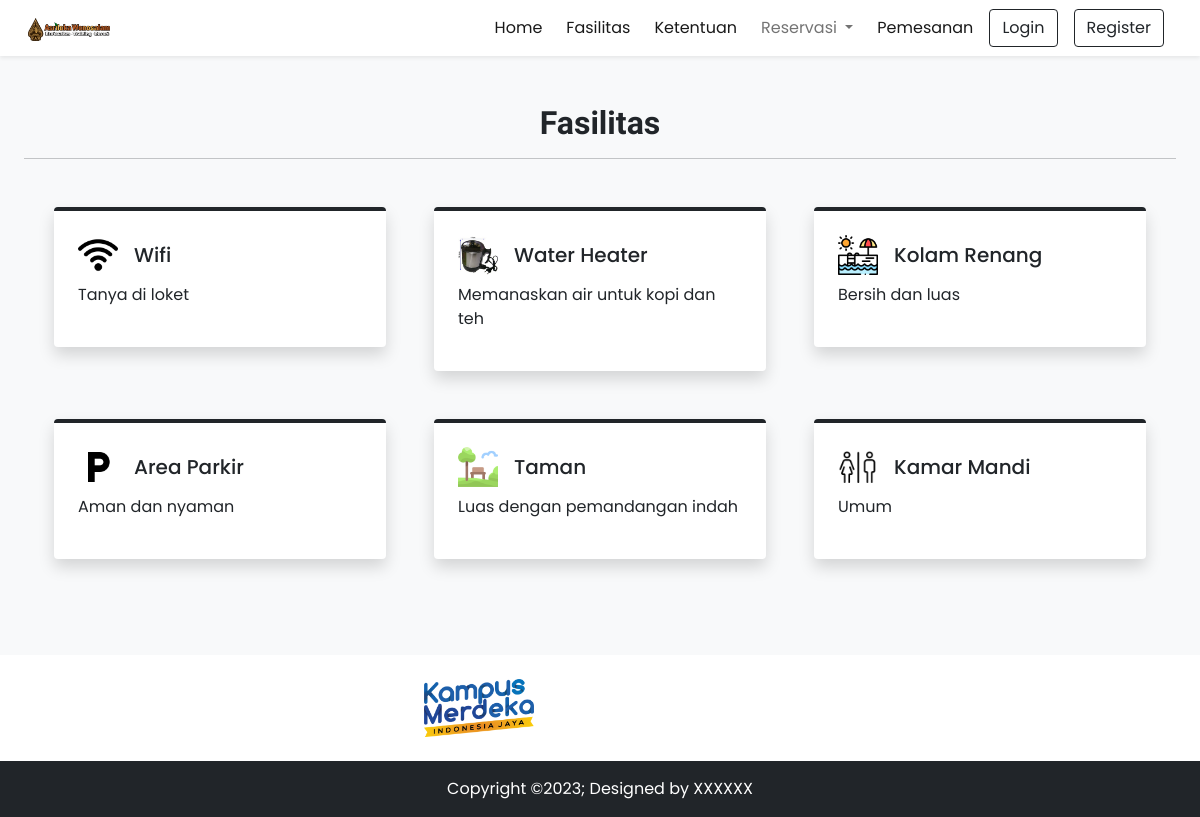
Page /fasilitas.php on the committed database.
### tables this page shows
CREATE TABLE `facility` (
  `id` int(11) NOT NULL,
  `picture` varchar(191) NOT NULL,
  `name` varchar(191) NOT NULL,
  `description` varchar(191) NOT NULL,
  `isGeneral` tinyint(1) NOT NULL DEFAULT 1
);

### app/core/Database.php (called while the page is built, shortened)
<?php
class Database
{
    private $host = DB_HOST;
    private $user = DB_USER;
    private $pass = DB_PASS;
    private $db_name = DB_NAME;
    private $dbh;
    private $stmt;
    public function __construct()
    {
        $dsn = 'mysql:host=' . $this->host . ';dbname=' . $this->db_name;
        $option = [
            PDO::ATTR_PERSISTENT => true,
            PDO::ATTR_ERRMODE => PDO::ERRMODE_EXCEPTION
        ];
        try {
            $this->dbh = new PDO($dsn, $this->user, $this->pass, $option);
        } catch (PDOException $e) {
            die($e->getMessage());
        }
    }
    public function query($query)
    {
        $this->stmt = $this->dbh->prepare($query);
    }
    public function bind($param, $value, $type = null)
    {
        if (is_null($type)) {
            switch (true) {
                case is_int($value):
                    $type = PDO::PARAM_INT;
                    break;
            }
        }
        $this->stmt->bindValue($param, $value, $type);
    }
    public function execute()
    {
        $this->stmt->execute();
    }
    public function resultSet()
    {
        $this->execute();
        return $this->stmt->fetchAll(PDO::FETCH_ASSOC);
    }
}

### app/model/Facility.php (called while the page is built, shortened)
<?php
class Facility
{
    private $db;
    public function __construct()
    {
        $this->db = new Database;
    }
    public function getFacilityByPublicity($isGeneral)
    {
        $q = 'SELECT * FROM facility WHERE isGeneral = ?';
        $this->db->query($q);
        $this->db->bind(1, $isGeneral);
        $res = $this->db->resultSet();
        return $res;
    }
}

### fasilitas.php (the view, shortened to what this page needs)
<!DOCTYPE html>
<html lang="en">
<head>
    <?php require('inc/links.php'); ?>
</head>
<body class="bg-light">
    <?php require('inc/header.php');
    $facility = new Facility();
    $facilties = $facility->getFacilityByPublicity(1);
    ?>
    <div class="my-5 px-4">
        <h2 class="fw-bold h-font text-center">Fasilitas</h2>
        <hr>
    </div>
    <div class="container">
        <div class="row">
            <?php foreach ($facilties as $r): ?>
                <div class='col-lg-4 col-md-6 mb-5 px-4'>
                    <div class='bg-white rounded shadow p-4 border-top border-4 border-dark pop'>
                        <div class='d-flex align-items-center mb-2'>
                            <img src='assets/images/facility/<?= $r['picture'] ?>' alt='<?= $r['name'] ?>' height='40px'>
                            <h5 class='m-0 ms-3'>
                                <?= $r['name'] ?>
                            </h5>
                        </div>
                        <p>
                            <?= $r['description'] ?>
                        </p>
                    </div>
                </div>
            <?php endforeach; ?>
        </div>
    </div>
    <?php require('inc/footer.php'); ?>
</body>
</html>

### inc/links.php (shortened to what this page needs)
<link href="https://cdn.jsdelivr.net/npm/bootstrap@5.0.2/dist/css/bootstrap.min.css" rel="stylesheet">
<link rel="stylesheet" href="https://cdn.jsdelivr.net/npm/bootstrap-icons@1.10.5/font/bootstrap-icons.css">
<link rel="stylesheet" href="./assets/css/common.css">

### inc/header.php (shortened to what this page needs)
<?php
require 'app/core/Database.php';
require 'app/model/Facility.php';
?>
<nav class=" navbar navbar-expand-lg navbar-light bg-white px-lg-3 py-lg-2 shadow-sm sticky-top">
    <div class="container-fluid ">
        <a class="navbar-brand me-5" href="index">
            <img width=20% src="./assets/images/logo.png" alt="">
        </a>
        <div class="collapse navbar-collapse" id="navbarSupportedContent">
            <ul class="navbar-nav me-auto mb-2 mb-lg-0">
                <li class="nav-item">
                    <a class="nav-link active me-2" aria-current="page" href="index">Home</a>
                </li>
                <li class="nav-item">
                    <a class="nav-link active me-2" aria-current="page" href="fasilitas">Fasilitas</a>
                </li>
                <li class="nav-item">
                    <a class="nav-link active me-2" aria-current="page" href="ketentuan">Ketentuan</a>
                </li>
                <li class="nav-item dropdown me-2">
                    <a class="nav-link dropdown-toggle" href="#" id="navbarDropdown" role="button"
                        data-bs-toggle="dropdown" aria-expanded="false">
                        Reservasi
                    </a>
                </li>
                <li class="nav-item">
                    <a class="nav-link active me-2" aria-current="page" href="pemesanan">Pemesanan</a>
                </li>
            </ul>
            <div class="d-flex">
                <?php
                $user = '';
                if (!empty($user)) {
                    echo "<a href='logout' class='btn btn-outline-dark shadow-none me-lg-2 me-3'>Logout</a>";
                } else {
                    echo "<button type='button' class='btn btn-outline-dark shadow-none me-lg-3 me-2' data-bs-toggle='modal' data-bs-target='#loginModal'>Login</button>";
                    echo "<button type='button' class='btn btn-outline-dark shadow-none me-lg-2 me-3' data-bs-toggle='modal' data-bs-target='#registerModal'>Register</button>";
                }
                ?>
            </div>
        </div>
    </div>
</nav>

### inc/footer.php (shortened to what this page needs)
<div class="container-fluid bg-white mt-5">
    <div class="row">
        <div class="col-lg-4"></div>
        <div class="col-lg-6 p-4">
            <a href="https://kampusmerdeka.kemdikbud.go.id/ "><img class="me-4" src="./assets/images/logoKM.png"
                    width="20%" alt=""></a>
        </div>
    </div>
</div>
<p class="text-center bg-dark text-white p-3 m-0">Copyright &copy;2023; Designed by <span class="designer">XXXXXX</span>
</p>

### assets/css/common.css (style rules this page uses)
:root { --teal: #2ec1ac; --teal_hover: #279e8c; }
* { font-family: "Poppins", sans-serif; }
.h-font { font-family: "Merienda", cursive; }

### rows in the picture
facility: picture (picture), name "Wifi", description "Tanya di loket"
facility: picture (picture), name "Water Heater", description "Memanaskan air untuk kopi dan teh"
facility: picture (picture), name "Kolam Renang", description "Bersih dan luas"
facility: picture (picture), name "Area Parkir", description "Aman dan nyaman"
facility: picture (picture), name "Taman", description "Luas dengan pemandangan indah"
facility: picture (picture), name "Kamar Mandi", description "Umum"
